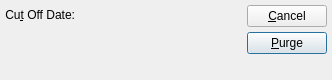
<?xml version="1.0" encoding="UTF-8"?>
<ui version="4.0">
 <comment>This file is part of the xTuple ERP: PostBooks Edition, a free and
open source Enterprise Resource Planning software suite,
Copyright (c) 1999-2018 by OpenMFG LLC, d/b/a xTuple.
It is licensed to you under the Common Public Attribution License
version 1.0, the full text of which (including xTuple-specific Exhibits)
is available at www.xtuple.com/CPAL.  By using this software, you agree
to be bound by its terms.</comment>
 <class>purgeCreditMemos</class>
 <widget class="QDialog" name="purgeCreditMemos">
  <property name="geometry">
   <rect>
    <x>0</x>
    <y>0</y>
    <width>332</width>
    <height>80</height>
   </rect>
  </property>
  <property name="sizePolicy">
   <sizepolicy hsizetype="Preferred" vsizetype="Preferred">
    <horstretch>0</horstretch>
    <verstretch>0</verstretch>
   </sizepolicy>
  </property>
  <property name="windowTitle">
   <string>Purge Sales Credits</string>
  </property>
  <layout class="QHBoxLayout">
   <property name="spacing">
    <number>7</number>
   </property>
   <property name="margin">
    <number>5</number>
   </property>
   <item>
    <layout class="QVBoxLayout">
     <property name="spacing">
      <number>0</number>
     </property>
     <property name="margin">
      <number>0</number>
     </property>
     <item>
      <layout class="QHBoxLayout">
       <property name="spacing">
        <number>0</number>
       </property>
       <property name="margin">
        <number>0</number>
       </property>
       <item>
        <layout class="QHBoxLayout">
         <property name="spacing">
          <number>5</number>
         </property>
         <property name="margin">
          <number>0</number>
         </property>
         <item>
          <widget class="QLabel" name="_cutOffDateLit">
           <property name="text">
            <string>Cu&amp;t Off Date:</string>
           </property>
           <property name="alignment">
            <set>Qt::AlignRight|Qt::AlignTrailing|Qt::AlignVCenter</set>
           </property>
           <property name="buddy">
            <cstring>_cutOffDate</cstring>
           </property>
          </widget>
         </item>
         <item>
          <widget class="DLineEdit" name="_cutOffDate"/>
         </item>
        </layout>
       </item>
       <item>
        <spacer name="Spacer29">
         <property name="orientation">
          <enum>Qt::Horizontal</enum>
         </property>
         <property name="sizeType">
          <enum>QSizePolicy::Expanding</enum>
         </property>
         <property name="sizeHint" stdset="0">
          <size>
           <width>67</width>
           <height>20</height>
          </size>
         </property>
        </spacer>
       </item>
      </layout>
     </item>
     <item>
      <spacer name="Spacer30">
       <property name="orientation">
        <enum>Qt::Vertical</enum>
       </property>
       <property name="sizeType">
        <enum>QSizePolicy::Expanding</enum>
       </property>
       <property name="sizeHint" stdset="0">
        <size>
         <width>20</width>
         <height>36</height>
        </size>
       </property>
      </spacer>
     </item>
    </layout>
   </item>
   <item>
    <layout class="QVBoxLayout">
     <property name="spacing">
      <number>0</number>
     </property>
     <property name="margin">
      <number>0</number>
     </property>
     <item>
      <layout class="QVBoxLayout">
       <property name="spacing">
        <number>5</number>
       </property>
       <property name="margin">
        <number>0</number>
       </property>
       <item>
        <widget class="QPushButton" name="_close">
         <property name="text">
          <string>&amp;Cancel</string>
         </property>
        </widget>
       </item>
       <item>
        <widget class="QPushButton" name="_purge">
         <property name="text">
          <string>&amp;Purge</string>
         </property>
         <property name="default">
          <bool>true</bool>
         </property>
        </widget>
       </item>
      </layout>
     </item>
     <item>
      <spacer name="Spacer31">
       <property name="orientation">
        <enum>Qt::Vertical</enum>
       </property>
       <property name="sizeType">
        <enum>QSizePolicy::Expanding</enum>
       </property>
       <property name="sizeHint" stdset="0">
        <size>
         <width>20</width>
         <height>16</height>
        </size>
       </property>
      </spacer>
     </item>
    </layout>
   </item>
  </layout>
 </widget>
 <layoutdefault spacing="6" margin="11"/>
 <customwidgets>
  <customwidget>
   <class>DLineEdit</class>
   <extends>QWidget</extends>
   <header>datecluster.h</header>
   <container>1</container>
  </customwidget>
 </customwidgets>
 <tabstops>
  <tabstop>_cutOffDate</tabstop>
  <tabstop>_purge</tabstop>
  <tabstop>_close</tabstop>
 </tabstops>
 <resources/>
 <connections>
  <connection>
   <sender>_close</sender>
   <signal>clicked()</signal>
   <receiver>purgeCreditMemos</receiver>
   <slot>reject()</slot>
   <hints>
    <hint type="sourcelabel">
     <x>20</x>
     <y>20</y>
    </hint>
    <hint type="destinationlabel">
     <x>20</x>
     <y>20</y>
    </hint>
   </hints>
  </connection>
 </connections>
</ui>
